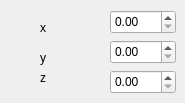
    <widget class="QWidget" name="tab_3">
     <attribute name="title">
      <string>scale</string>
     </attribute>
     <widget class="QDoubleSpinBox" name="scaleMeshX">
      <property name="geometry">
       <rect>
        <x>110</x>
        <y>10</y>
        <width>66</width>
        <height>24</height>
       </rect>
      </property>
     </widget>
     <widget class="QDoubleSpinBox" name="scaleMeshY">
      <property name="geometry">
       <rect>
        <x>110</x>
        <y>40</y>
        <width>66</width>
        <height>24</height>
       </rect>
      </property>
     </widget>
     <widget class="QDoubleSpinBox" name="scaleMeshZ">
      <property name="geometry">
       <rect>
        <x>110</x>
        <y>70</y>
        <width>66</width>
        <height>24</height>
       </rect>
      </property>
     </widget>
     <widget class="QLabel" name="label_29">
      <property name="geometry">
       <rect>
        <x>40</x>
        <y>70</y>
        <width>59</width>
        <height>16</height>
       </rect>
      </property>
      <property name="text">
       <string>z</string>
      </property>
     </widget>
     <widget class="QLabel" name="label_30">
      <property name="geometry">
       <rect>
        <x>40</x>
        <y>50</y>
        <width>59</width>
        <height>16</height>
       </rect>
      </property>
      <property name="text">
       <string>y</string>
      </property>
     </widget>
     <widget class="QLabel" name="label_31">
      <property name="geometry">
       <rect>
        <x>40</x>
        <y>20</y>
        <width>31</width>
        <height>16</height>
       </rect>
      </property>
      <property name="text">
       <string>x</string>
      </property>
     </widget>
    </widget>
